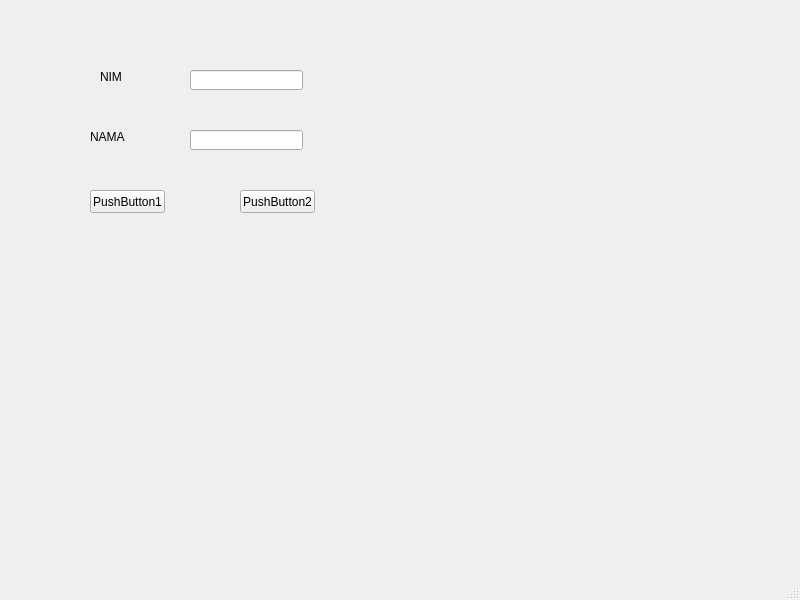
<?xml version="1.0" encoding="UTF-8"?>
<ui version="4.0">
 <class>MainWindow</class>
 <widget class="QMainWindow" name="MainWindow">
  <property name="geometry">
   <rect>
    <x>0</x>
    <y>0</y>
    <width>800</width>
    <height>600</height>
   </rect>
  </property>
  <property name="windowTitle">
   <string>MainWindow</string>
  </property>
  <widget class="QWidget" name="centralwidget">
   <widget class="QLabel" name="label">
    <property name="geometry">
     <rect>
      <x>100</x>
      <y>70</y>
      <width>47</width>
      <height>13</height>
     </rect>
    </property>
    <property name="text">
     <string>NIM</string>
    </property>
   </widget>
   <widget class="QLabel" name="label_2">
    <property name="geometry">
     <rect>
      <x>90</x>
      <y>130</y>
      <width>47</width>
      <height>13</height>
     </rect>
    </property>
    <property name="text">
     <string>NAMA</string>
    </property>
   </widget>
   <widget class="QLineEdit" name="lineEdit">
    <property name="geometry">
     <rect>
      <x>190</x>
      <y>70</y>
      <width>113</width>
      <height>20</height>
     </rect>
    </property>
   </widget>
   <widget class="QLineEdit" name="lineEdit_2">
    <property name="geometry">
     <rect>
      <x>190</x>
      <y>130</y>
      <width>113</width>
      <height>20</height>
     </rect>
    </property>
   </widget>
   <widget class="QPushButton" name="pushButton">
    <property name="geometry">
     <rect>
      <x>90</x>
      <y>190</y>
      <width>75</width>
      <height>23</height>
     </rect>
    </property>
    <property name="text">
     <string>PushButton1</string>
    </property>
   </widget>
   <widget class="QPushButton" name="pushButton_2">
    <property name="geometry">
     <rect>
      <x>240</x>
      <y>190</y>
      <width>75</width>
      <height>23</height>
     </rect>
    </property>
    <property name="text">
     <string>PushButton2</string>
    </property>
   </widget>
  </widget>
  <widget class="QMenuBar" name="menubar">
   <property name="geometry">
    <rect>
     <x>0</x>
     <y>0</y>
     <width>800</width>
     <height>21</height>
    </rect>
   </property>
  </widget>
  <widget class="QStatusBar" name="statusbar"/>
 </widget>
 <resources/>
 <connections/>
</ui>
